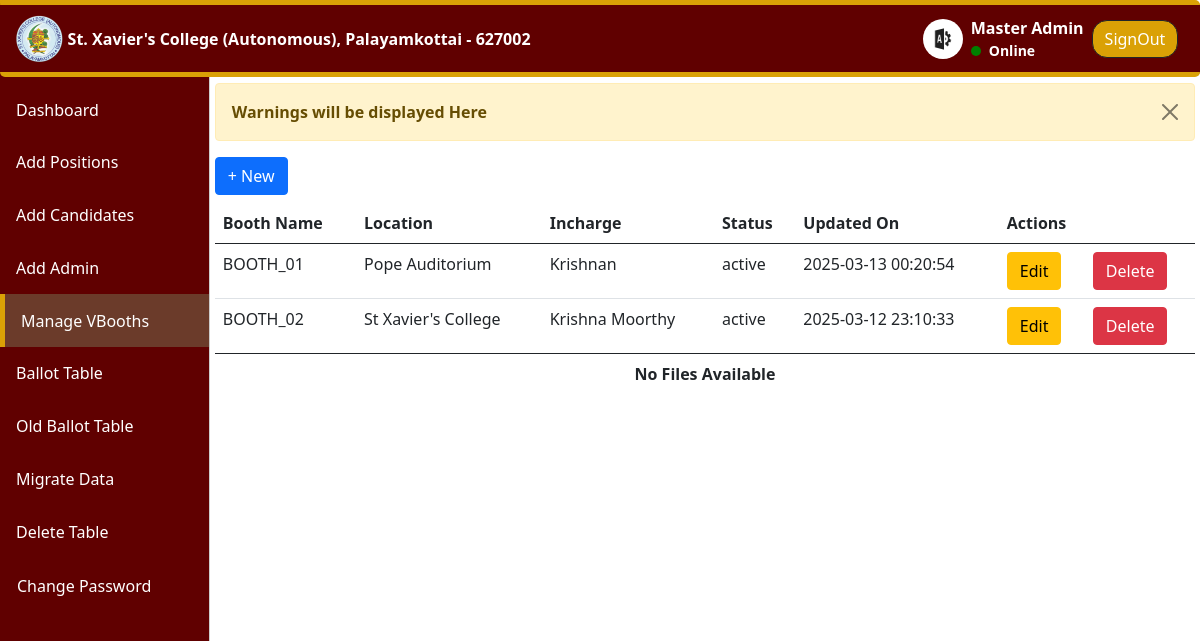
The page /admin/sxc-vbooths.php (signed in) on the database its author committed.
### tables this page shows
CREATE TABLE `vbooth` (
  `vb_id` int(11) NOT NULL,
  `vb_name` varchar(100) NOT NULL,
  `vb_status` enum('active','inactive','suspended','restricted') NOT NULL DEFAULT 'inactive',
  `vb_location` varchar(200) NOT NULL DEFAULT 'SXC',
  `vb_incharge` varchar(100) NOT NULL DEFAULT 'Student',
  `createdOn` datetime NOT NULL DEFAULT current_timestamp(),
  `updatedOn` datetime NOT NULL DEFAULT current_timestamp() ON UPDATE current_timestamp()
);

### util_classes/VBooth.php (called while the page is built, shortened)
<?php
    @include_once("../connection/connection.php");
    class VBooth
    {
        private $conn;
        private $table='vbooth';
        public function __construct($conn)
        {
            $this->conn=$conn;
        }
        public function readAll()
        {
            try {
                $qry = "Select * from {$this->table}";
                $res = $this->conn->query($qry);
                $position = [];
                while ($result = $res->fetch_assoc()) {
                    $position[] = $result;
                }
                return ['data' => $position, 'num_rows' => $res->num_rows];
            } catch (Exception $e) {
                echo $e->getMessage();
                $this->error=$e;
                return null;
            }
        }
    }
    $vb=new VBooth($conn);
?>

### admin/sxc-vbooths.php (the view, shortened to what this page needs)
<!DOCTYPE html>
<html lang="en">
<head>
</head>
<body>
    <header>
        <?php
        include_once("includes/navbar.php");
        ?>
    </header>
    <main class="content-wrapper">
        <?php
        include_once("../util_classes/VBooth.php");
        ?>
        <div class='alert alert-warning alert-dismissible fade show' role='alert'>
            <buton type='button' class="btn-close" data-bs-dismiss='alert'></buton>
            <b>Warnings will be displayed Here</b><br>
        </div>
        <button type="button" name='new' class="btn btn-primary" data-bs-toggle="modal" data-bs-target="#candidate">
            + New
        </button>
        <?php
        $result = $vb->readAll();
        if ($data = $result['data']) {
            echo "<div class='table-responsive '>
        <table class='table my-2 sxc-positions '>
            <thead>
                <tr>
                    <th>Id</th>
                    <th>Booth Name</th>
                    <th>Location</th>
                    <th>Incharge</th>
                    <th>Status</th>
                    <th>Updated On</th>
                    <th colspan='2'>Actions</th>
                </tr>
            </thead>
            <tbody>";
            for ($i = 0; $i < count($data); $i++) {
                echo "<tr><td>{$data[$i]['vb_id']}</td><td style='text-transform:uppercase'>{$data[$i]['vb_name']}</td><td>{$data[$i]['vb_location']}</td><td>{$data[$i]['vb_incharge']}</td><td>{$data[$i]['vb_status']}</td><td>{$data[$i]['updatedOn']}</td>
                <td><button class='btn btn-warning' type='submit' name='edit' value={$data[$i]['vb_id']} form='form_temp'>Edit</button></td><td><button class='btn btn-danger' type='submit' name='delete' value={$data[$i]['vb_id']} form='form_temp'>Delete</button></td></tr>";
            }
            echo "</tbody>
            <tfoot>
            </tfoot>
        </table>
        </div>";
        } else {
            echo "<center><b>No Data Available</b></center>";
        }
        $dir="./loc_vs";
        if(is_dir($dir))
        {
            $files=scandir($dir);
            $f_count=count($files);
            if(($f_count-3)>0)
            {
            echo "<br><b>Local Vote Booth Files</b>";
            echo "<div class='table-responsive'><table class='table my-2 sxc-positions'>
            <thead><tr><th>SNo</th><th>File Name</th><th>File Type</th><th>File Modified</th><th colspan='3'>File Actions</th></tr></thead><tbody>";
            for($i=2;$i<$f_count;$i++)
            {
                $floc=$dir.'/'.$files[$i];
                $fname=pathinfo($floc,PATHINFO_FILENAME);
                $fext=pathinfo($floc,PATHINFO_EXTENSION);
                if($fext=="php")
                    continue;
                $mtime=filemtime($floc);
                $sno=$i-1;
                echo "<tr><td>$sno</td><td>$fname</td><td>$fext</td><td>".date('d-m-Y h:i:s',$mtime)."</td><td><a class='btn btn-success' target='blank' href='$floc'>View</a></td><td><a class='btn btn-warning' href='$floc' download>Download</a></td>
                <td><form><button type='submit' name='d_floc' value='$floc' class='btn btn-danger'>Delete</button><form></td></tr>";
            }
            echo "</tbody></table></div>";
            }
            else
            {
                echo "<center><b>No Files Available</b></center>";
            }
        }
        ?>
    </main>
</body>
</html>

### assets/css-js/styles.css (style rules this page uses)
.content-wrapper { margin-top: 5.2rem; padding:0.5rem; position: relative; }
.sxc-positions thead tr th { text-align: left; }
table th { text-align: center; }
table.table button.btn { font-size: inherit; }
.btn-close { z-index: 10050!important; }
@media screen and (min-width:768px) { .content-wrapper { padding:0rem 0.3rem; margin-left: 210px; } }

### rows shown on the page
vbooth: vb_name "BOOTH_01", vb_location "Pope Auditorium", vb_incharge "Krishnan", vb_status "active", updatedOn "2025-03-13 00:20:54", $data[$i]['vb_id'] 13 (drawn)
vbooth: vb_name "BOOTH_02", vb_location "St Xavier's College", vb_incharge "Krishna Moorthy", vb_status "active", updatedOn "2025-03-12 23:10:33", $data[$i]['vb_id'] 15 (drawn)

### other values the page prints
$_SESSION['admin_name'] "Master Admin"
